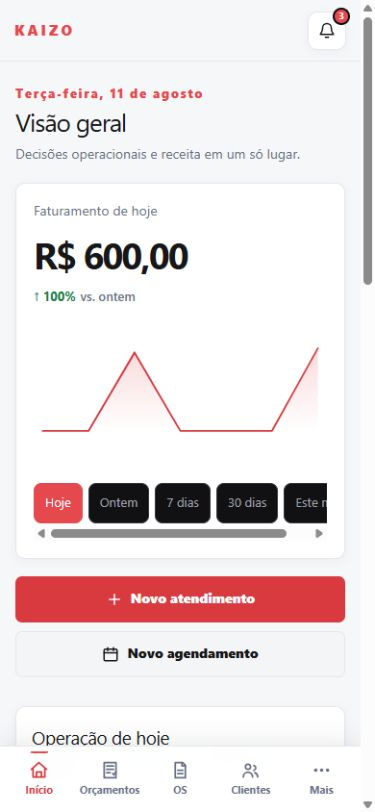
#> input picture artifacts/kaizo-screen-collages-light/01-dashboard.png, 375 x 812 px
$ python compose_collages_light.py
#> lines starting #> are read from the running program, lines starting #| are printed output that depends on the picture; after the words box and inside, x2 and y2 are one past the last pixel; in counts of white or black regions, pixels touching at a corner belong together
from pathlib import Path
from PIL import Image, ImageDraw, ImageFont, ImageFilter


ROOT = Path(__file__).resolve().parent
WIDTH, HEIGHT = 1920, 1080

GROUPS = [
    (
        "KAIZO · Visão geral e entrada",
        "Dashboard, navegação e início do atendimento",
        [
            ("01-dashboard.png", "Dashboard"),
            ("02-mais.png", "Menu Mais"),
            ("03-atendimentos.png", "Atendimentos"),
            ("04-novo-atendimento.png", "Novo atendimento"),
            ("05-atendimento-resumo.png", "Resumo"),
            ("06-diagnostico.png", "Diagnóstico"),
        ],
        "kaizo-colagem-01-visao-geral.png",
    ),
    (
        "KAIZO · Diagnóstico e orçamento",
        "Evidências, proposta comercial, aprovação e início da OS",
        [
            ("07-evidencias.png", "Evidências"),
            ("08-orcamentos.png", "Orçamentos"),
            ("09-orcamento-detalhe.png", "Detalhe"),
            ("10-visao-cliente.png", "Visão do cliente"),
            ("11-orcamento-aprovado.png", "Aprovado"),
            ("12-ordens-servico.png", "Ordens de serviço"),
        ],
        "kaizo-colagem-02-orcamentos.png",
    ),
    (
        "KAIZO · Execução e relacionamento",
        "Serviço autorizado, pagamento e histórico do cliente",
        [
            ("13-os-detalhe.png", "Detalhe da OS"),
            ("14-pagamento.png", "Pagamento"),
            ("15-clientes.png", "Clientes"),
            ("16-cliente-historico.png", "Histórico"),
            ("17-novo-cliente.png", "Novo cliente"),
        ],
        "kaizo-colagem-03-execucao.png",
    ),
    (
        "KAIZO · Veículos e agenda",
        "Garagem, histórico do veículo e organização operacional",
        [
            ("18-veiculos.png", "Veículos"),
            ("19-veiculo-historico.png", "Histórico"),
            ("20-novo-veiculo.png", "Novo veículo"),
            ("21-agenda.png", "Agenda"),
            ("22-novo-agendamento.png", "Novo agendamento"),
        ],
        "kaizo-colagem-04-veiculos-agenda.png",
    ),
    (
        "KAIZO · Operação e gestão",
        "Pós-venda, receita, indicadores, configurações e alertas",
        [
            ("23-pos-venda.png", "Pós-venda"),
            ("24-financeiro.png", "Financeiro"),
            ("25-relatorios.png", "Relatórios"),
            ("26-configuracoes.png", "Configurações"),
            ("27-notificacoes.png", "Notificações"),
        ],
        "kaizo-colagem-05-gestao.png",
    ),
]


def font(path: str, size: int):
    return ImageFont.truetype(path, size)


REGULAR = "C:/Windows/Fonts/segoeui.ttf"
BOLD = "C:/Windows/Fonts/segoeuib.ttf"


def make_background():
    canvas = Image.new("RGB", (WIDTH, HEIGHT), "#F6F7F9")
    glow = Image.new("RGBA", canvas.size, (0, 0, 0, 0))
#> glow: PIL image 1920x1080 RGBA; every value is 0
    glow_draw = ImageDraw.Draw(glow)
    glow_draw.ellipse((1320, -350, 2180, 510), fill=(229, 72, 77, 24))
    glow_draw.ellipse((-480, 680, 380, 1540), fill=(216, 58, 64, 12))
    glow = glow.filter(ImageFilter.GaussianBlur(95))
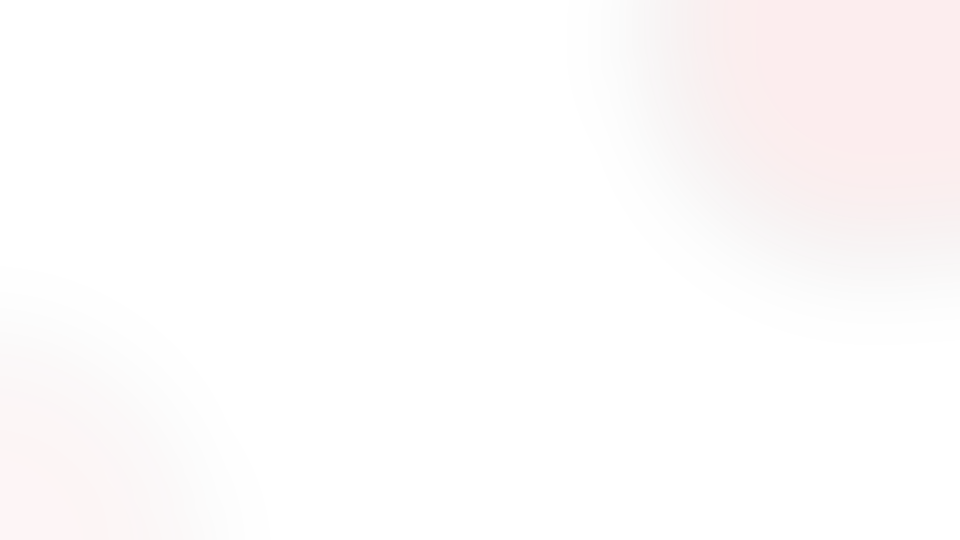
#> glow: PIL image 1920x1080 RGBA (shown at 1/2 size); mean R, G, B, A 41, 12.3, 13.3, 3.7; transparent parts drawn white
    canvas.paste(glow, (0, 0), glow)
    return canvas


def rounded_screen(screen: Image.Image, size: tuple[int, int]):
    screen = screen.convert("RGB").resize(size, Image.Resampling.LANCZOS)
    mask = Image.new("L", size, 0)
    ImageDraw.Draw(mask).rounded_rectangle((0, 0, size[0] - 1, size[1] - 1), radius=20, fill=255)
    result = Image.new("RGBA", size, (0, 0, 0, 0))
    result.paste(screen, (0, 0), mask)
    return result


def compose(title, subtitle, screens, output):
    canvas = make_background()
    draw = ImageDraw.Draw(canvas)
    draw.rounded_rectangle((64, 48, 76, 128), radius=6, fill="#E5484D")
    draw.text((98, 43), title, font=font(BOLD, 46), fill="#171719")
    draw.text((100, 105), subtitle, font=font(REGULAR, 21), fill="#667085")
    draw.text((1758, 55), "16:9", font=font(BOLD, 20), fill="#D83A40")
    draw.text((1686, 87), "1920 × 1080", font=font(REGULAR, 16), fill="#667085")

    count = len(screens)
    target_h = 620 if count == 6 else 690
    target_w = round(target_h * 390 / 844)
    gap = 22 if count == 6 else 34
    total_w = count * target_w + (count - 1) * gap
    start_x = (WIDTH - total_w) // 2
    screen_y = 245 if count == 6 else 220

    for index, (file_name, label) in enumerate(screens):
        x = start_x + index * (target_w + gap)
        shadow = Image.new("RGBA", canvas.size, (0, 0, 0, 0))
        shadow_draw = ImageDraw.Draw(shadow)
        shadow_draw.rounded_rectangle(
            (x - 8, screen_y - 8, x + target_w + 8, screen_y + target_h + 8),
            radius=28,
            fill=(0, 0, 0, 145),
        )
        shadow = shadow.filter(ImageFilter.GaussianBlur(14))
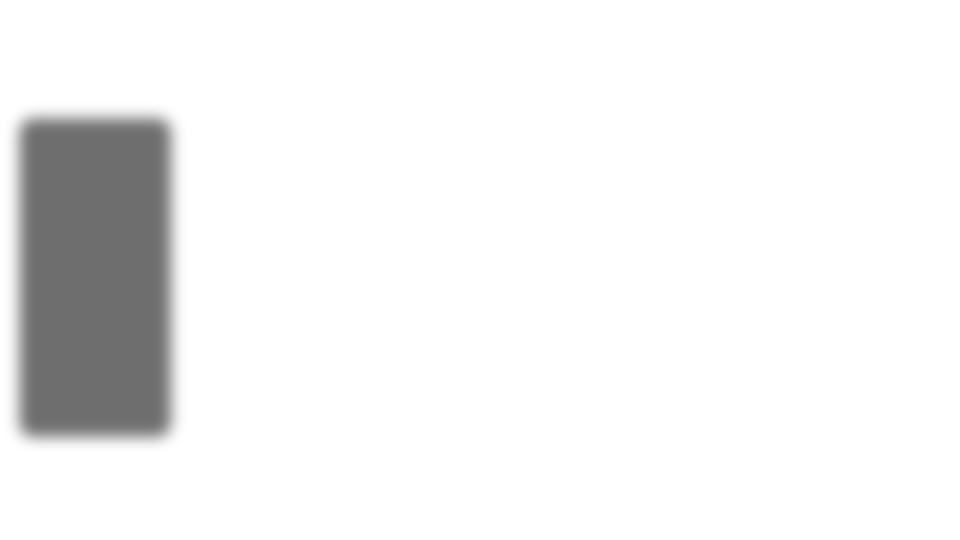
#> shadow: PIL image 1920x1080 RGBA (shown at 1/2 size); mean R, G, B, A 0, 0, 0, 13.4; transparent parts drawn white
        canvas.paste(shadow, (0, 0), shadow)
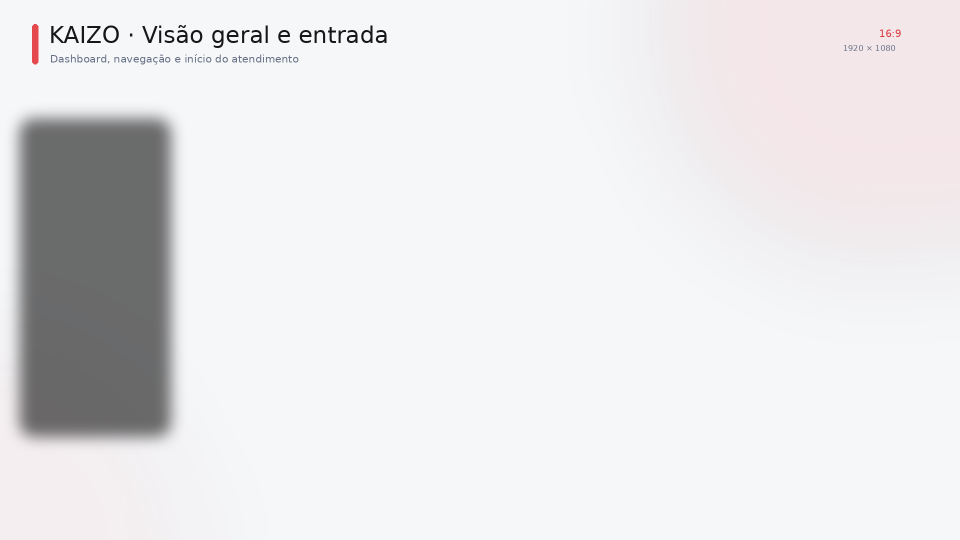
#> canvas: PIL image 1920x1080 RGB (shown at 1/2 size); mean R, G, B 231.2, 230.3, 232.3

        draw.rounded_rectangle(
            (x - 3, screen_y - 3, x + target_w + 3, screen_y + target_h + 3),
            radius=24,
            fill="#FFFFFF",
            outline="#E5E7EB",
            width=2,
        )
        screen = rounded_screen(Image.open(ROOT / file_name), (target_w, target_h))
#> in rounded_screen, `screen = screen.convert("RGB").resize(size, Image.Resampling.LANCZOS)`:
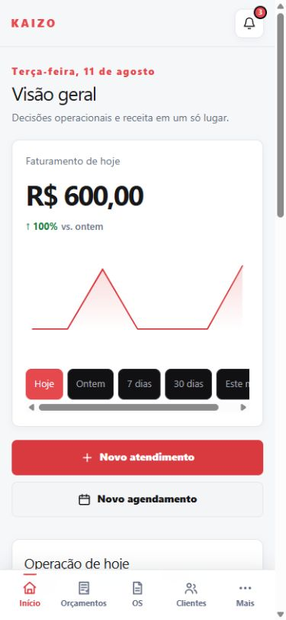
#> screen: PIL image 286x620 RGB; mean R, G, B 235.8, 226.9, 228.1
#> in rounded_screen, `mask = Image.new("L", size, 0)`: mask: PIL image 286x620 L; every value is 0
#> in rounded_screen, `ImageDraw.Draw(mask).rounded_rectangle((0, 0, size[0] - 1, size[1] - 1..`:
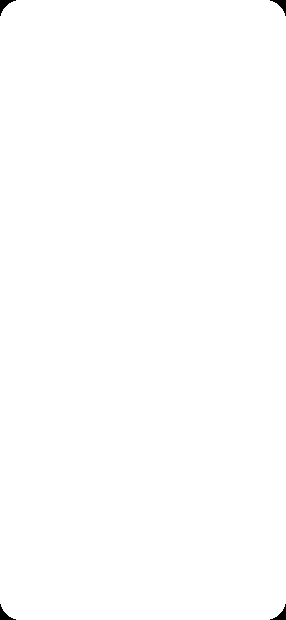
#> mask: PIL image 286x620 L; 99.8% white; 4 black regions, box (x1, y1, x2, y2) and area: (0, 0, 16, 16) 92, (270, 0, 286, 16) 92, (0, 604, 16, 620) 92, (270, 604, 286, 620) 92
#> in rounded_screen, `result = Image.new("RGBA", size, (0, 0, 0, 0))`: result: PIL image 286x620 RGBA; every value is 0
        canvas.paste(screen, (x, screen_y), screen)
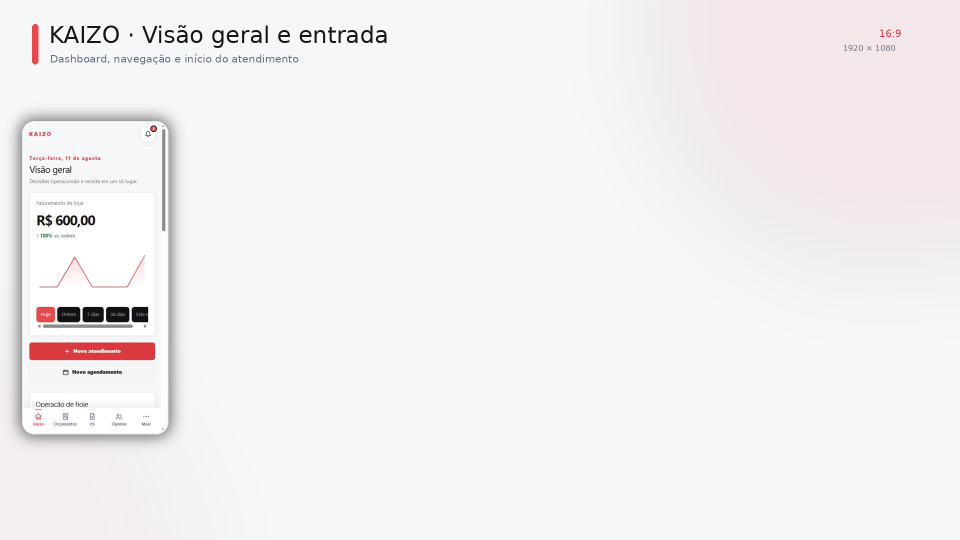
#> canvas: PIL image 1920x1080 RGB (shown at 1/2 size); mean R, G, B 242.3, 240.6, 242.6

        label_box = draw.textbbox((0, 0), label, font=font(BOLD, 18))
#> label_box = (0, 3, 98, 17)
        label_w = label_box[2] - label_box[0]
#> label_w = 98
        label_y = screen_y + target_h + 24
        draw.rounded_rectangle(
            (x + (target_w - label_w) // 2 - 14, label_y - 7, x + (target_w + label_w) // 2 + 14, label_y + 30),
            radius=18,
            fill="#FFFFFF",
            outline="#E5E7EB",
        )
        draw.text((x + (target_w - label_w) // 2, label_y), label, font=font(BOLD, 18), fill="#171719")

    draw.line((64, 1020, 1856, 1020), fill="#E5E7EB", width=1)
    draw.text((64, 1035), "KAIZO · Tema claro · Gestão automotiva local-first", font=font(REGULAR, 15), fill="#667085")
    draw.text((1610, 1035), "Mobile · 390 × 844", font=font(REGULAR, 15), fill="#667085")
    canvas.save(ROOT / output, "PNG", optimize=True)
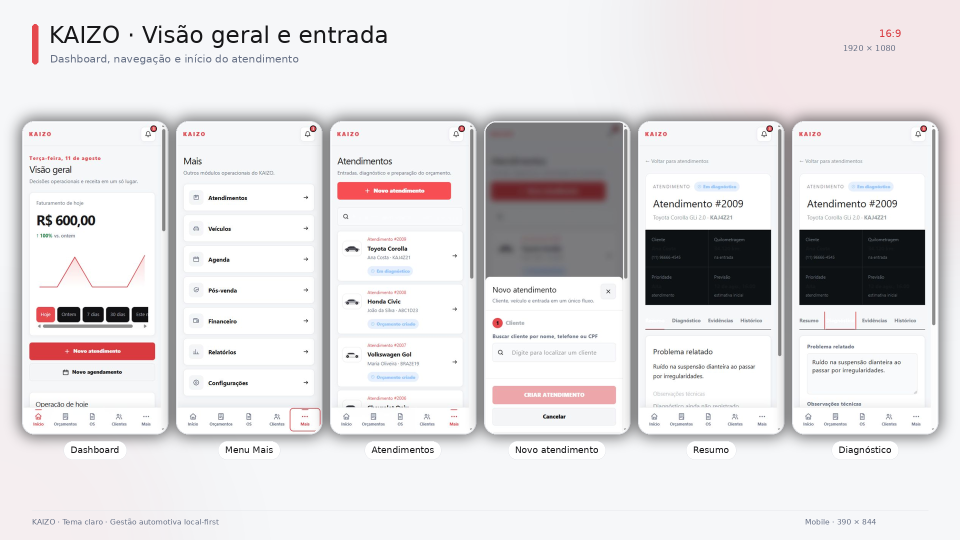
#> saved as kaizo-colagem-01-visao-geral.png: PIL image 1920x1080 RGB (shown at 1/2 size); mean R, G, B 223.6, 221.1, 222.9


for group in GROUPS:
#> (the run stopped early here; a loop or call above may not have finished)
